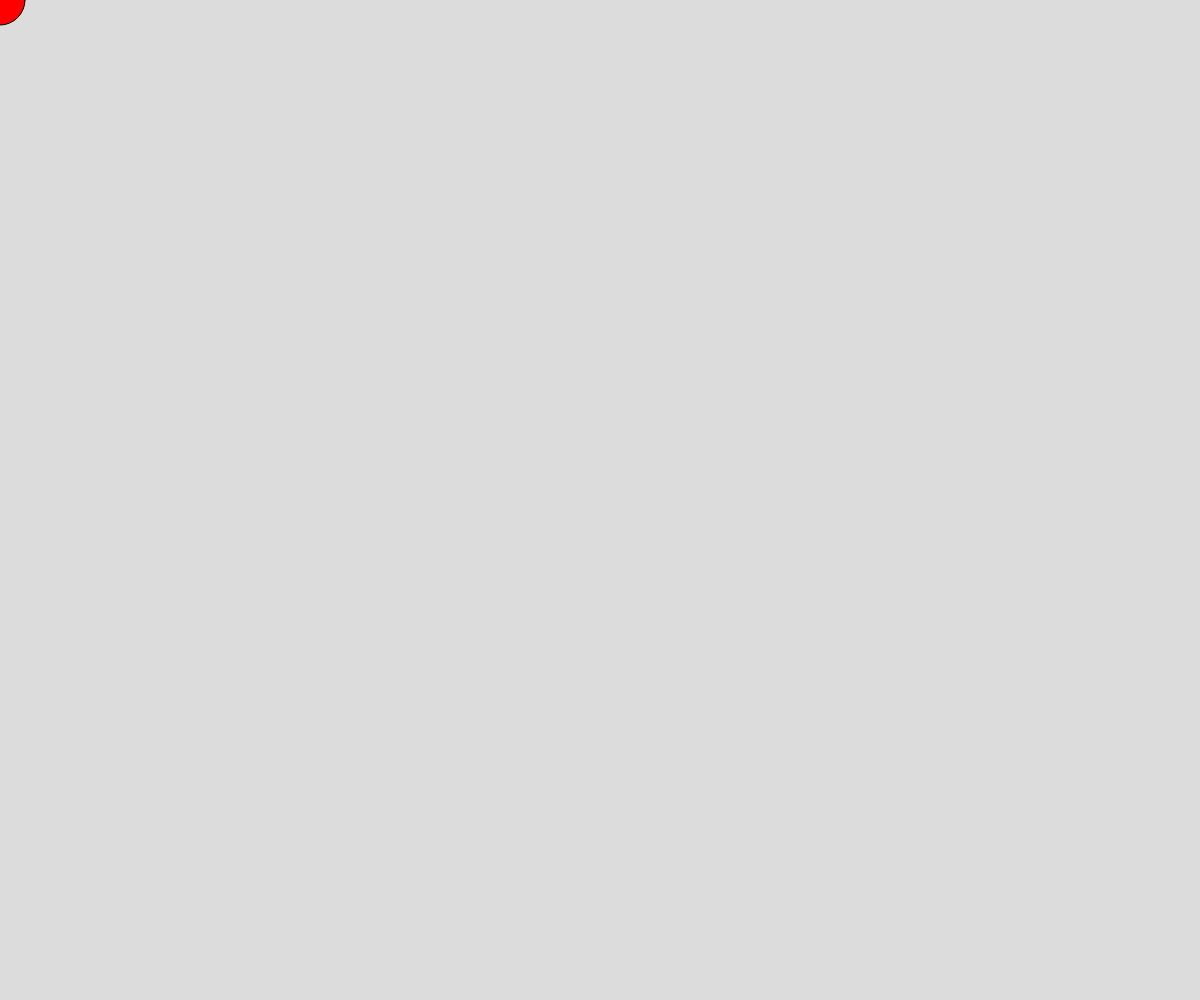
Frame 1 (no input)
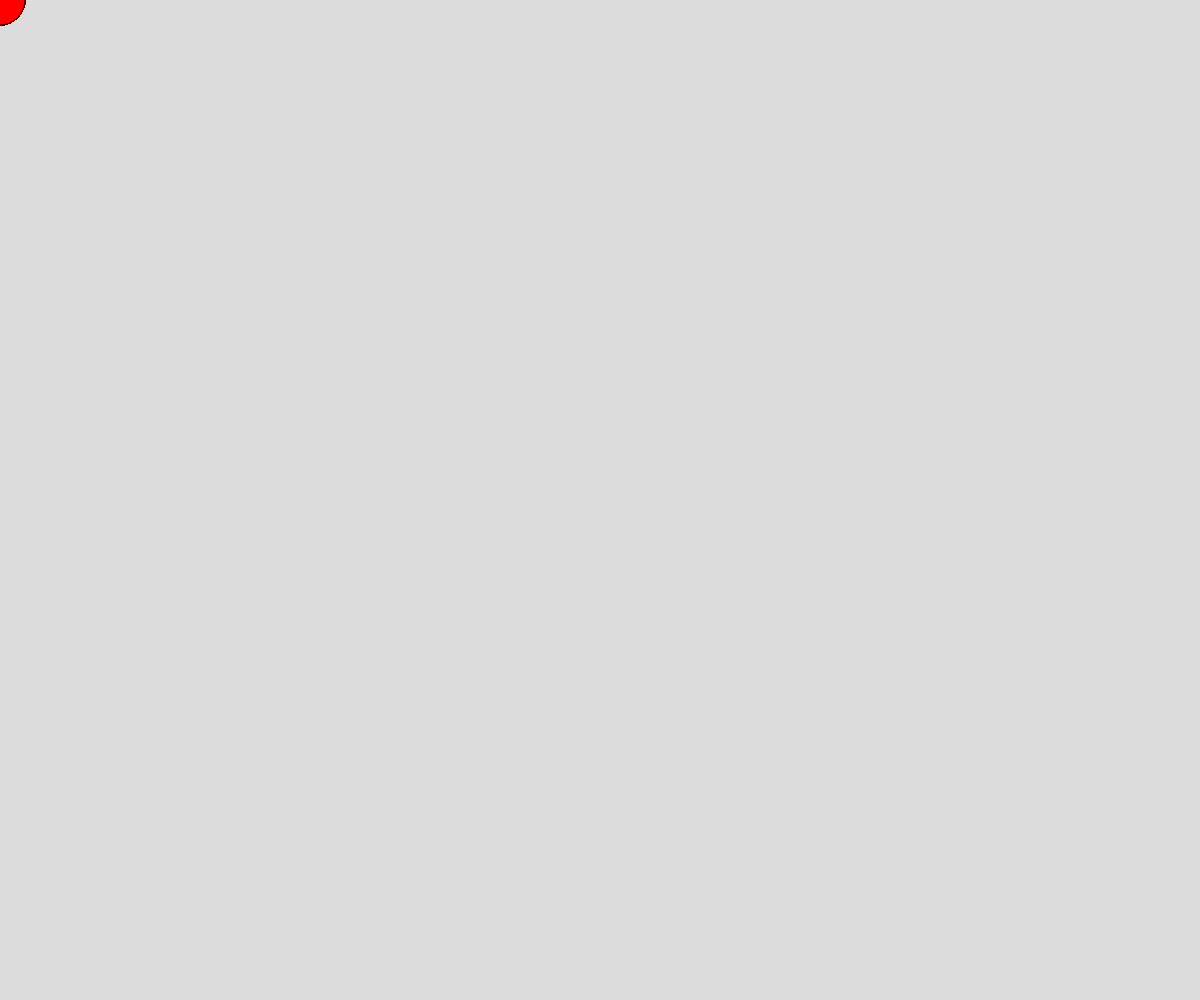
Frame 60 (no input)
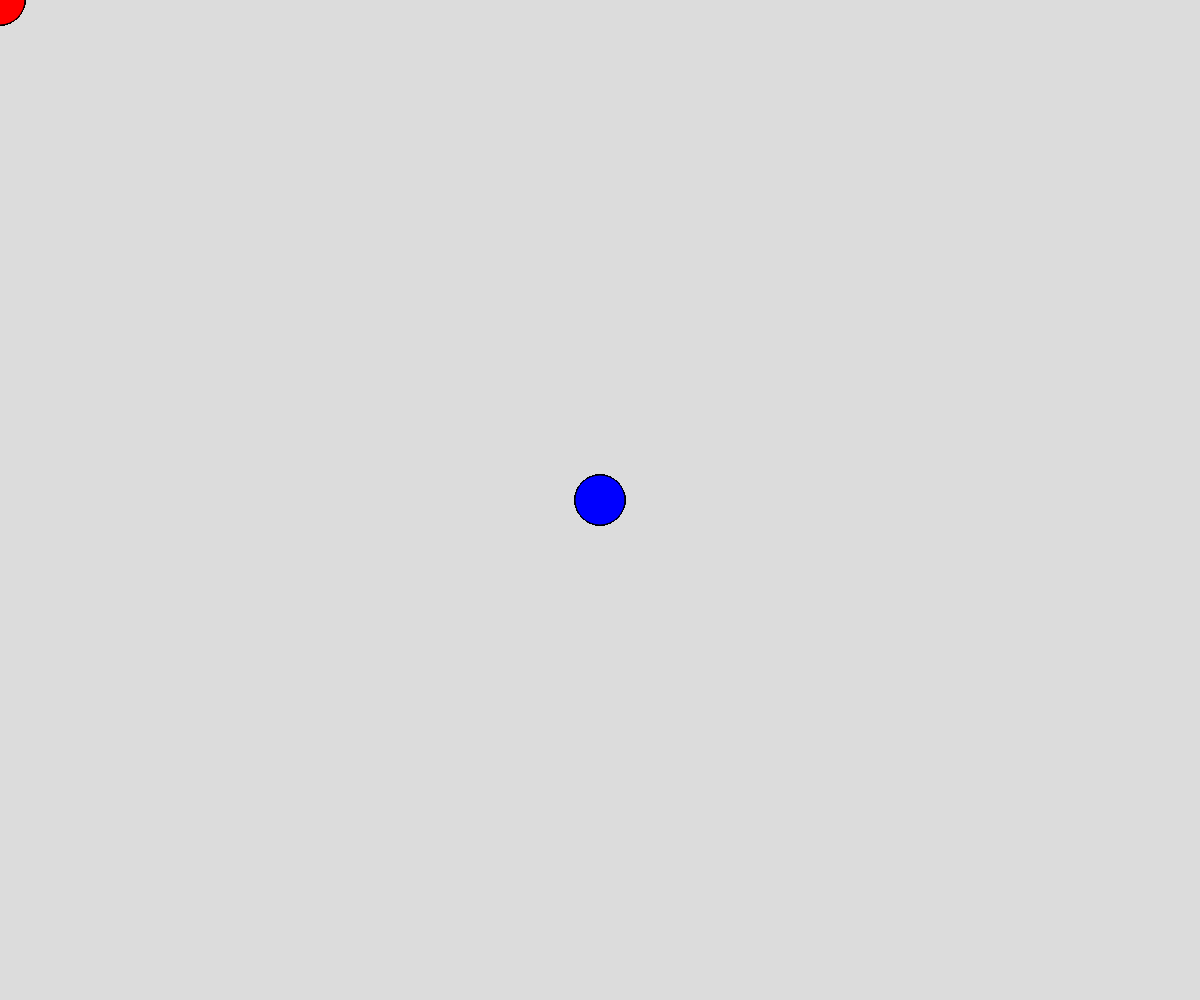
Frame 120 (the mouse pressed at the canvas centre since frame 60)

The p5.js sketch that drew these frames (run headless with seeded random() and noise() and a simulated clock; from frame 60 on, the mouse is pressed at the canvas centre):

// p5.js sketch
// ── sketch.js
function setup() {
  createCanvas(windowWidth, windowHeight);
  background(220);
}

function draw() {

  colorMode(HSB);

  // 顏色會跟滑鼠位置變化
  fill(mouseX % 360, 100, 100);

  // 畫圓形
  ellipse(mouseX, mouseY, 50, 50);
}
